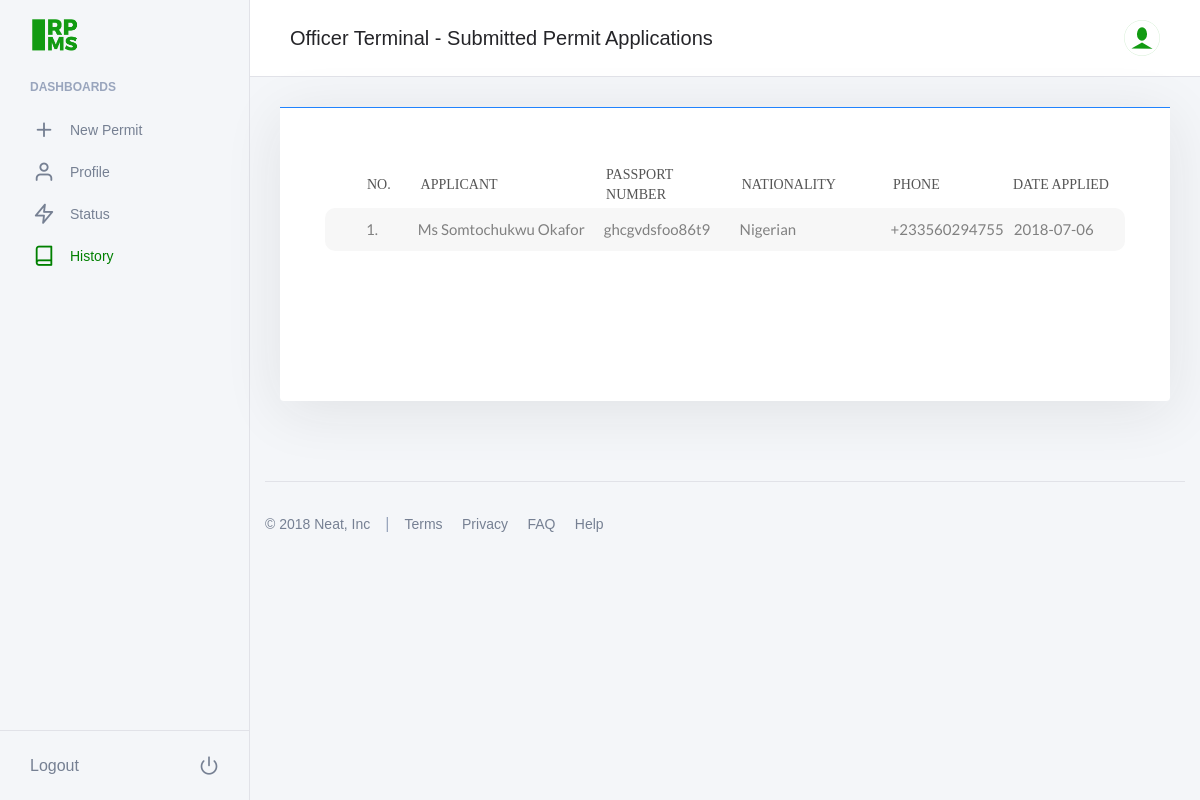
/permit/history.php (signed in), run on the app's committed database.
### tables this page shows
CREATE TABLE `permits_table` (
  `permit_id` int(11) NOT NULL,
  `user_id` int(100) NOT NULL,
  `user_email` varchar(255) NOT NULL,
  `user_firstname` varchar(20) NOT NULL,
  `user_lastname` varchar(25) NOT NULL,
  `user_title` varchar(5) NOT NULL,
  `previous_name` varchar(255) DEFAULT NULL,
  `user_passport` varchar(255) NOT NULL,
  `issue_date` date NOT NULL,
  `issue_place` varchar(255) NOT NULL,
  `expiry_date` date NOT NULL,
  `nationality` varchar(50) NOT NULL,
  `birth_date` date NOT NULL,
  `birth_place` varchar(255) NOT NULL,
  `local_address` varchar(255) NOT NULL,
  `phone` int(15) NOT NULL,
  `foreign_address` varchar(255) NOT NULL,
  `closest_relative` varchar(255) DEFAULT NULL,
  `edu_qualifications` varchar(255) DEFAULT NULL,
  `profession` varchar(75) NOT NULL,
  `profession_address` varchar(255) NOT NULL,
  `employer_name` varchar(255) DEFAULT NULL,
  `first_arrival_date` date DEFAULT NULL,
  `latest_arrival_date` date NOT NULL,
  `previous_expiry` date DEFAULT NULL,
  `apply_reason` varchar(500) NOT NULL,
  `proposed_stay_length` varchar(100) NOT NULL,
  `marital_status` varchar(20) DEFAULT NULL,
  `spouse_name` varchar(255) DEFAULT NULL,
  `spouse_nationality` varchar(100) DEFAULT NULL,
  `spouse_place_of_birth` varchar(100) DEFAULT NULL,
  `spouse_date_of_birth` date DEFAULT NULL,
  `curr_status` varchar(50) NOT NULL DEFAULT 'Submitted',
  `apply_date` date NOT NULL DEFAULT current_timestamp(),
  `pass_image` varchar(255) DEFAULT NULL,
  `pass_data` varchar(255) DEFAULT NULL,
  `letter` varchar(255) DEFAULT NULL
);

### permit/history.php (the view, shortened to what this page needs)
<!doctype html>
<html lang="en">
<head>
    <link rel="stylesheet" href="../css/custom.css" type="text/css">
    <link rel="stylesheet" href="../css/neat.minc619.css?v=1.0">
    <link rel="stylesheet" href="../css/styles.css">
  	<link rel="stylesheet" type="text/css" href="../fonts/table/font-awesome-4.7.0/css/font-awesome.min.css">
    <link rel="stylesheet" href="../css/table/animate.css">
    <link rel="stylesheet" href="../css/table/select2.css">
    <link rel="stylesheet" href="../css/table/scroll/perfect-scrollbar.css">
    <link rel="stylesheet" href="../css/table/main.css?v=1.0">
    <link rel="stylesheet" href="../css/table/util.css">
</head>
<body>
  <div class="o-page">
    <div class="o-page__sidebar js-page-sidebar">
      <aside class="c-sidebar">
        <div class="c-sidebar__brand">
          <a href="#"><img src="../img/rpms-green.png" alt="RPMS" style="height: 36px;"></a>
        </div>
        <div class="c-sidebar__body">
          <span class="c-sidebar__title">Dashboards</span>
          <ul class="c-sidebar__list">
            <li>
              <a class="c-sidebar__link" href="./new.php">
                <i class="c-sidebar__icon feather icon-plus"></i>New Permit
              </a>
            </li>
            <li>
              <a class="c-sidebar__link" href="../user/userProfile.php">
                <i class="c-sidebar__icon feather icon-user"></i>Profile
              </a>
            </li>
            <li>
              <a class="c-sidebar__link" href="./status.php">
                <i class="c-sidebar__icon feather icon-zap"></i>Status
              </a>
            </li>
            <li>
              <a class="c-sidebar__link" href="./history.php" style="color: green">
                <i class="c-sidebar__icon feather icon-book"></i>History
              </a>
            </li>
          </ul>
        </div>
        <a class="c-sidebar__footer" href="../pconfig/logout.php">
          Logout <i class="c-sidebar__footer-icon feather icon-power"></i></a>
      </aside>
    </div>
    <main class="o-page__content">
      <header class="c-navbar u-mb-medium">
        <h2 class="c-navbar__title">Officer Terminal - Submitted Permit Applications</h2>
        <div class="c-dropdown dropdown">
          <div class="c-avatar c-avatar--xsmall dropdown-toggle" id="dropdownMenuAvatar" data-toggle="dropdown" aria-haspopup="true" aria-expanded="false" role="button">
            <img class="c-avatar__img" src="<?php if($_SESSION['image']==null){echo '../img/avatar.svg';}else{echo $_SESSION['image'];} ?>" alt="Avatar">
          </div>
        </div>
      </header>
      <div class="container">
        <div class="col-md-12" >
          <div class="c-alert c-alert--info u-mb-medium">
          	<div class="container" style="min-width: 320px; align-items:center;">
                <div class="table100 ver5 m-b-110">
                      <?php
                        try{
                          require_once("../pconfig/config.php");
                          $conn->setAttribute(PDO::ATTR_ERRMODE, PDO::ERRMODE_EXCEPTION);
                            $sql = "SELECT * FROM permits_table WHERE user_id = :id ORDER BY permit_id DESC";
                            $res = $conn->prepare($sql);
                            $res->bindParam(':id', $_SESSION['user_id']);
                            $res->execute();
                            if($res->rowCount() > 0){
                              echo '<div class="table100-head">
                                      <table>
                                        <thead>
                                          <tr class="row100 head" style="text-align: left; text-fill: #00ff00;">
                                            <th class="cell100 column1">No.</th>
                                            <th class="cell100 column2">Applicant</th>
                                            <th class="cell100 column3">Passport Number</th>
                                            <th class="cell100 column4">Nationality</th>
                                            <th class="cell100 column5">Phone</th>
                                            <th class="cell100 column6">Date Applied</th>
                                          </tr>
                                        </thead>
                                      </table>
                                    </div>';
                                    $i = 0;
                              while($row = $res->fetch(PDO::FETCH_ASSOC)){
                                echo '<div class="table100-body js-pscroll ps ps--active-y">
                                        <table>
                                          <tbody>
                                            <tr class="row100 body">
                                              <td class="cell100 column1">'.++$i.'.</td>
                                              <td class="cell100 column2">'.$row['user_title'].' '.$row['user_firstname'].' '.$row['user_lastname'].'</td>
                                              <td class="cell100 column3">'.$row['user_passport'].'</td>
                                              <td class="cell100 column4">'.$row['nationality'].'</td>
                                              <td class="cell100 column5">+233'.$row['phone'].'</td>
                                              <td class="cell100 column6">'.$row['apply_date'].'</td>
                                            </tr>
                                          </tbody>
                                        </table>
                                      </div>';
                              }
                            } else{echo "There are currently no submitted applications.";}
                        }catch(PDOException $e){
                            echo "<script type='text/javascript'>alert('".$e->getMessage()."');</script>";
                        }
                      ?>
                </div>
	          </div>
	        </div>
				</div>
	      <div class="row">
          <div class="col-12">
	            <footer class="c-footer">
	              <p>© 2018 Neat, Inc</p>
	              <span class="c-footer__divider">|</span>
	              <nav>
	                <a class="c-footer__link" href="#">Terms</a>
	                <a class="c-footer__link" href="#">Privacy</a>
	                <a class="c-footer__link" href="#">FAQ</a>
	                <a class="c-footer__link" href="#">Help</a>
	              </nav>
	            </footer>
	          </div>
	      </div>
		</div>
    </main>
  </div>
</body>
</html>

### css/styles.css (style rules this page uses)
*, *:before, *:after { box-sizing: border-box; }
body { background: #eee; font-family: "Open Sans", Helvetica, sans-serif; }
body { overflow: hidden; }

### css/table/scroll/perfect-scrollbar.css (style rules this page uses)
.ps { overflow: hidden !important; overflow-anchor: none; -ms-overflow-style: none; touch-action: auto; -ms-touch-action: auto; }

### css/table/main.css (style rules this page uses)
* { margin: 0px; padding: 0px; box-sizing: border-box; }
body, html { height: 100%; font-family: sans-serif; }
a { margin: 0px; transition: all 0.4s; -webkit-transition: all 0.4s; -o-transition: all 0.4s; -moz-transition: all 0.4s; }
h1,h2,h3,h4,h5,h6 { margin: 0px; }
p { margin: 0px; }
ul, li { margin: 0px; list-style-type: none; }
.js-pscroll { position: relative; overflow: hidden; }
.table100 { background-color: #fff; }
table { width: 100%; }
th, td { font-weight: unset; padding-right: 10px; }
.column1 { width: 10%; padding-left: 40px; }
.column2 { width: 25%; padding-left: 13px; }
.column3 { width: 17%; }
.column4 { width: 19%; }
.column5 { width: 15%; }
.column6 { width: 15%; }
.table100-head th { padding-top: 18px; padding-bottom: 18px; }
.table100-body td { padding-top: 16px; padding-bottom: 16px; }
.table100 { position: relative; padding-top: 60px; }
.table100-head { position: absolute; width: 100%; top: 0; left: 0; }
.table100-body { max-height: 585px; overflow: auto; }
.table100.ver5 { margin-right: -30px; }
.table100.ver5 .table100-head { padding-right: 30px; align-items: flex-start; }
.table100.ver5 th { font-family: Lato-Bold; font-size: 14px; color: #555555; line-height: 1.4; text-transform: uppercase; background-color: transparent; }
.table100.ver5 td { font-family: Lato-Regular; font-size: 15px; color: #808080; line-height: 1.4; background-color: #f7f7f7; }
.table100.ver5 .table100-body tr { overflow: hidden; border-bottom: 10px solid #fff; border-radius: 10px; }
.table100.ver5 .table100-body table { border-collapse: separate; border-spacing: 0 10px; }
.table100.ver5 .table100-body td { border: solid 1px transparent; border-style: solid none; padding-top: 10px; padding-bottom: 10px; }
.table100.ver5 .table100-body td:first-child { border-left-style: solid; border-top-left-radius: 10px; border-bottom-left-radius: 10px; }
.table100.ver5 .table100-body td:last-child { border-right-style: solid; border-bottom-right-radius: 10px; border-top-right-radius: 10px; }
.table100.ver5 .table100-head th { padding-top: 25px; padding-bottom: 25px; }
.table100.ver5 { overflow: hidden; }
.table100.ver5 .table100-body { padding-right: 30px; }

### data on the page
permits_table: user_title "Ms", user_firstname "Somtochukwu", user_lastname "Okafor", user_passport "ghcgvdsfoo86t9", nationality "Nigerian", phone "560294755", apply_date "2018-07-06"
